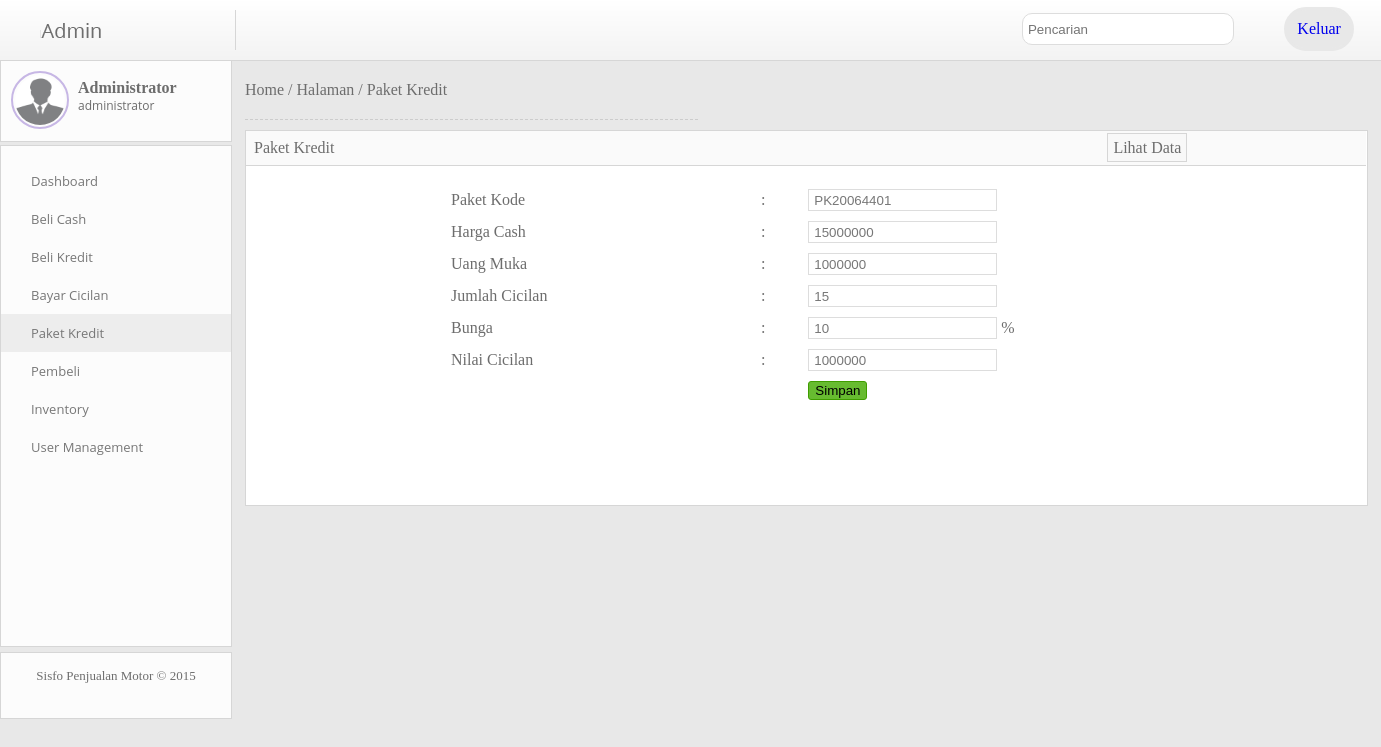
The page /index.php?mod=paket&aksi=edit&id=PK20064401 (signed in) on the database its author committed.
### tables this page shows
CREATE TABLE `kredit_paket` (
  `paket_kode` char(10) NOT NULL,
  `paket_harga_cash` double NOT NULL,
  `paket_uang_muka` double NOT NULL,
  `paket_jumlah_cicilan` decimal(2,0) NOT NULL,
  `paket_bunga` double NOT NULL,
  `paket_nilai_cicilan` double NOT NULL,
  PRIMARY KEY (`paket_kode`)
);

### module/k-paket.php (the view, shortened to what this page needs)
<?php
  $paket_kode    = autopk("PK");
  $servername = "localhost";
  $database = "motor_db";
  $uname = "root";
  $pass = "";
  $conn = mysqli_connect($servername, $uname, $pass, $database);
  if($aksi=='edit' && isset($id)){
      $sql_display    = mysqli_query($conn, "SELECT *FROM kredit_paket WHERE paket_kode='".$id."'");
      $row_display    = mysqli_fetch_assoc($sql_display);
      $paket_kode      = $row_display['paket_kode'];
  }
?>
<div class='breadcumb'>
<a href='index.php?mod=dashboard'>Home</a> / <a href='index.php'>Halaman</a> / <a href='index.php?mod=paket'>Paket Kredit</a>
	<div class='garis'></div>
</div>
<div class='isi'>
	<div class='isi-judul'><font>Paket Kredit</font><a href='index.php?mod=paket'><font>Lihat Data </font></a></div>
	<br>
<form id="form1" name="form1" method="post" action="">
<table width="900" cellspacing="0" id='input' border="0" align='center' cellpadding="0">
  <tr>
    <td width='300px'>Paket Kode</td>
    <td>:</td>
    <td ><span id="sprytextfield1">
              <input type='text' name='paket_kode' id='paket_kode' value=<?php echo '"'.$paket_kode.'"'?> readonly >
        <span class="textfieldRequiredMsg">A value is required.</span></span>
    </td>
  </tr>
  <tr>
    <td>Harga Cash</td>
    <td>:</td>
    <td><span id="sprytextfield2">
        <input type="text" required name='paket_harga_cash' id='paket_harga_cash'  value='<?php echo $row_display['paket_harga_cash'] ?>'  >
        <span class="textfieldRequiredMsg">A value is required.</span></span>
        </td>
  </tr>
  <tr>
    <td>Uang Muka</td>
    <td>:</td>
    <td><span id="sprytextfield3">
          <input type="text" required name='paket_uang_muka' id='paket_uang_muka'  value='<?php echo $row_display['paket_uang_muka'] ?>'  >
          <span class="textfieldRequiredMsg">A value is required.</span></span>
    </td>
  </tr>
    <tr>
    <td>Jumlah Cicilan</td>
    <td>:</td>
    <td><span id="sprytextfield4">
          <input type="text" required name='paket_jumlah_cicilan' id='paket_jumlah_cicilan'  value='<?php echo $row_display['paket_jumlah_cicilan'] ?>'  >
          <span class="textfieldRequiredMsg">A value is required.</span></span>
    </td>
  </tr>
    <tr>
    <td>Bunga</td>
    <td>:</td>
    <td><span id="sprytextfield5">
          <input type="text" required name='paket_bunga' id='paket_bunga'  value='<?php echo $row_display['paket_bunga'] ?>'  > %
          <span class="textfieldRequiredMsg">A value is required.</span></span>
    </td>
  </tr>
  <tr>
    <td>Nilai Cicilan</td>
    <td>:</td>
    <td><span id="sprytextfield6">
          <input type="text" required name='paket_nilai_cicilan' id='paket_nilai_cicilan'  value='<?php echo $row_display['paket_nilai_cicilan'] ?>'  >
          <span class="textfieldRequiredMsg">A value is required.</span></span>
    </td>
  </tr>
  <tr>
    <td>&nbsp;</td>
    <td>&nbsp;</td>
    <td ><input type="submit" name="Simpan" id="Simpan" value="Simpan" /></td>
  </tr>
</table>
</form>
</div>

### asset/css/style.css (style rules this page uses)
body { margin : 0; background-color : #E8E8E8; font-family : 'Century Gothic'; color : #6D6D6D; }
input[type="text"] { height:20px; background-color:#FFF; border:#DDDDDD solid 1px; padding:0px 5px; color : #777777; }
input[type="submit"] { background-color : #67BB30; border-style : solid; border-width : 1px; border-color :#3F9D00; border-radius : 3px; }
.breadcumb a { text-decoration : none; color : #6D6D6D; }
.garis { width : 40%; border-top-style : dashed; border-top-color : #CCCCCC; border-top-width : 0.5px; margin-left : 0px; margin-top : 20px; }
.isi { margin-top : 10px; background-color : #FFFFFF; border-color : #D6D6D6; border-style : solid; border-width : 1px; width : 99%; padding-bottom : 100px; }
.isi-judul { width : 98.5%; padding : 8px; background-color : #FAFAFA; border-bottom-color : #D6D6D6; border-bottom-style : solid; border-bottom-width : 1px; }
.isi-judul a { margin-left : 70%; text-decoration : none; border-style : solid; border-color : #D6D6D6; border-width : 1px; color : #6D6D6D; padding : 5px; background-color : #F8F8F8; }
.isi-judul a font { margin-left : 0px; }
table { *border-collapse: collapse; border-spacing: 0; width: 95%; }
#display th,td { border-top-width : 1px; border-top-style : solid; border-color : #DDDDDD; border-spacing : 0px; }
#input { margin-left : 200px; }
#input tr,td,th { border-style : none; padding : 5px; }

### rows shown on the page
kredit_paket: paket_kode "PK20064401", paket_harga_cash "15000000", paket_uang_muka "1000000", paket_jumlah_cicilan "15", paket_bunga "10", paket_nilai_cicilan "1000000"
